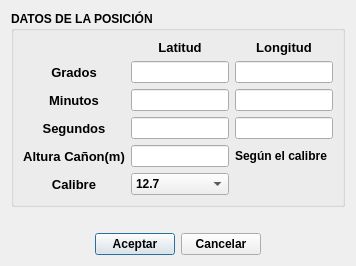
<?xml version="1.0" encoding="UTF-8"?>
<ui version="4.0">
 <class>ZPFAAAEntrada</class>
 <widget class="QDialog" name="ZPFAAAEntrada">
  <property name="geometry">
   <rect>
    <x>0</x>
    <y>0</y>
    <width>356</width>
    <height>266</height>
   </rect>
  </property>
  <property name="font">
   <font>
    <family>Tahoma</family>
    <weight>75</weight>
    <bold>true</bold>
   </font>
  </property>
  <property name="windowTitle">
   <string>Entrar Datos</string>
  </property>
  <layout class="QGridLayout" name="gridLayout_2">
   <item row="0" column="0" colspan="3">
    <widget class="QGroupBox" name="groupBox">
     <property name="font">
      <font>
       <family>Tahoma</family>
       <weight>75</weight>
       <bold>true</bold>
      </font>
     </property>
     <property name="title">
      <string>DATOS DE LA POSICIÓN</string>
     </property>
     <layout class="QGridLayout" name="gridLayout">
      <item row="0" column="1">
       <widget class="QLabel" name="label_2">
        <property name="font">
         <font>
          <family>Tahoma</family>
          <pointsize>10</pointsize>
          <weight>75</weight>
          <bold>true</bold>
         </font>
        </property>
        <property name="text">
         <string>Latitud</string>
        </property>
        <property name="alignment">
         <set>Qt::AlignCenter</set>
        </property>
       </widget>
      </item>
      <item row="0" column="2">
       <widget class="QLabel" name="label">
        <property name="font">
         <font>
          <family>Tahoma</family>
          <pointsize>10</pointsize>
          <weight>75</weight>
          <bold>true</bold>
         </font>
        </property>
        <property name="text">
         <string>Longitud</string>
        </property>
        <property name="alignment">
         <set>Qt::AlignCenter</set>
        </property>
       </widget>
      </item>
      <item row="1" column="0">
       <widget class="QLabel" name="label_3">
        <property name="font">
         <font>
          <family>Tahoma</family>
          <pointsize>10</pointsize>
          <weight>75</weight>
          <bold>true</bold>
         </font>
        </property>
        <property name="text">
         <string>Grados</string>
        </property>
        <property name="alignment">
         <set>Qt::AlignCenter</set>
        </property>
       </widget>
      </item>
      <item row="1" column="1">
       <widget class="QLineEdit" name="lineEdit_4">
        <property name="font">
         <font>
          <family>Tahoma</family>
          <weight>75</weight>
          <bold>true</bold>
         </font>
        </property>
       </widget>
      </item>
      <item row="1" column="2">
       <widget class="QLineEdit" name="lineEdit">
        <property name="font">
         <font>
          <family>Tahoma</family>
          <weight>75</weight>
          <bold>true</bold>
         </font>
        </property>
       </widget>
      </item>
      <item row="2" column="0">
       <widget class="QLabel" name="label_4">
        <property name="font">
         <font>
          <family>Tahoma</family>
          <pointsize>10</pointsize>
          <weight>75</weight>
          <bold>true</bold>
         </font>
        </property>
        <property name="text">
         <string>Minutos</string>
        </property>
        <property name="alignment">
         <set>Qt::AlignCenter</set>
        </property>
       </widget>
      </item>
      <item row="2" column="1">
       <widget class="QLineEdit" name="lineEdit_5">
        <property name="font">
         <font>
          <family>Tahoma</family>
          <weight>75</weight>
          <bold>true</bold>
         </font>
        </property>
       </widget>
      </item>
      <item row="2" column="2">
       <widget class="QLineEdit" name="lineEdit_2">
        <property name="font">
         <font>
          <family>Tahoma</family>
          <weight>75</weight>
          <bold>true</bold>
         </font>
        </property>
       </widget>
      </item>
      <item row="3" column="0">
       <widget class="QLabel" name="label_5">
        <property name="font">
         <font>
          <family>Tahoma</family>
          <pointsize>10</pointsize>
          <weight>75</weight>
          <bold>true</bold>
         </font>
        </property>
        <property name="text">
         <string>Segundos</string>
        </property>
        <property name="alignment">
         <set>Qt::AlignCenter</set>
        </property>
       </widget>
      </item>
      <item row="3" column="1">
       <widget class="QLineEdit" name="lineEdit_6">
        <property name="font">
         <font>
          <family>Tahoma</family>
          <weight>75</weight>
          <bold>true</bold>
         </font>
        </property>
       </widget>
      </item>
      <item row="3" column="2">
       <widget class="QLineEdit" name="lineEdit_3">
        <property name="font">
         <font>
          <family>Tahoma</family>
          <weight>75</weight>
          <bold>true</bold>
         </font>
        </property>
       </widget>
      </item>
      <item row="4" column="0">
       <widget class="QLabel" name="label_6">
        <property name="font">
         <font>
          <family>Tahoma</family>
          <pointsize>10</pointsize>
          <weight>75</weight>
          <bold>true</bold>
         </font>
        </property>
        <property name="text">
         <string>Altura Cañon(m)</string>
        </property>
        <property name="alignment">
         <set>Qt::AlignCenter</set>
        </property>
       </widget>
      </item>
      <item row="4" column="1">
       <widget class="QLineEdit" name="lineEdit_7">
        <property name="enabled">
         <bool>true</bool>
        </property>
        <property name="font">
         <font>
          <family>Tahoma</family>
          <weight>75</weight>
          <bold>true</bold>
         </font>
        </property>
        <property name="readOnly">
         <bool>true</bool>
        </property>
       </widget>
      </item>
      <item row="4" column="2">
       <widget class="QLabel" name="label_8">
        <property name="text">
         <string>Según el calibre</string>
        </property>
       </widget>
      </item>
      <item row="5" column="0">
       <widget class="QLabel" name="label_7">
        <property name="font">
         <font>
          <family>Tahoma</family>
          <pointsize>10</pointsize>
          <weight>75</weight>
          <bold>true</bold>
         </font>
        </property>
        <property name="text">
         <string>Calibre</string>
        </property>
        <property name="alignment">
         <set>Qt::AlignCenter</set>
        </property>
       </widget>
      </item>
      <item row="5" column="1">
       <widget class="QComboBox" name="comboBox">
        <property name="font">
         <font>
          <family>Tahoma</family>
          <weight>75</weight>
          <bold>true</bold>
         </font>
        </property>
        <item>
         <property name="text">
          <string>12.7</string>
         </property>
        </item>
        <item>
         <property name="text">
          <string>14.5</string>
         </property>
        </item>
        <item>
         <property name="text">
          <string>23</string>
         </property>
        </item>
        <item>
         <property name="text">
          <string>30</string>
         </property>
        </item>
        <item>
         <property name="text">
          <string>37</string>
         </property>
        </item>
        <item>
         <property name="text">
          <string>57</string>
         </property>
        </item>
        <item>
         <property name="text">
          <string>100</string>
         </property>
        </item>
       </widget>
      </item>
     </layout>
    </widget>
   </item>
   <item row="1" column="1">
    <spacer name="verticalSpacer">
     <property name="orientation">
      <enum>Qt::Vertical</enum>
     </property>
     <property name="sizeHint" stdset="0">
      <size>
       <width>20</width>
       <height>29</height>
      </size>
     </property>
    </spacer>
   </item>
   <item row="2" column="0">
    <spacer name="horizontalSpacer">
     <property name="orientation">
      <enum>Qt::Horizontal</enum>
     </property>
     <property name="sizeHint" stdset="0">
      <size>
       <width>81</width>
       <height>20</height>
      </size>
     </property>
    </spacer>
   </item>
   <item row="2" column="1">
    <layout class="QHBoxLayout" name="horizontalLayout">
     <item>
      <widget class="QPushButton" name="pushButton">
       <property name="text">
        <string>Aceptar</string>
       </property>
      </widget>
     </item>
     <item>
      <widget class="QPushButton" name="pushButton_2">
       <property name="text">
        <string>Cancelar</string>
       </property>
      </widget>
     </item>
    </layout>
   </item>
   <item row="2" column="2">
    <spacer name="horizontalSpacer_2">
     <property name="orientation">
      <enum>Qt::Horizontal</enum>
     </property>
     <property name="sizeHint" stdset="0">
      <size>
       <width>81</width>
       <height>20</height>
      </size>
     </property>
    </spacer>
   </item>
  </layout>
 </widget>
 <resources/>
 <connections/>
</ui>
